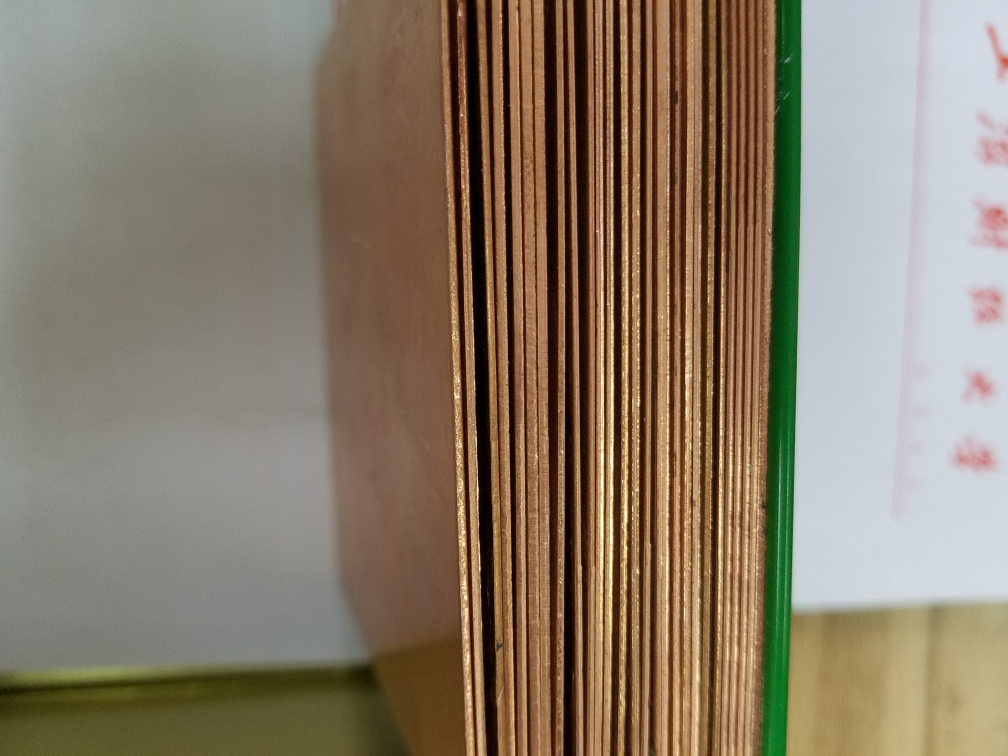
#> input picture img/sample/sample4.jpg, 4032 x 3024 px (shown at 1/4 size); its folder holds 5 pictures in this run
$ python intervalProblem.py   (older library calls are emulated)
#> lines starting #> are read from the running program, lines starting #| are printed output that depends on the picture
### stableMethod/utils.py
# 查看在我们铜片上的算法的表现


# 1 gamma 处理

# gamma
import numpy as np
import cv2
import matplotlib.pyplot as plt
from scipy.signal import argrelmax, argrelmin
from scipy.interpolate import UnivariateSpline

IMAGE_NEED = 3


# 定义Gamma矫正的函数
def gamma_trans(img, gamma):
    """
    :param img: 输入的图像
    :param gamma:  矫正图像所使用的gamma系数
    :return:  返回一张矫正好的图像
    """
    # 具体做法是先归一化到1，然后gamma作为指数值求出新的像素值再还原
    gamma_table = [np.power(x / 255.0, gamma) * 255.0 for x in range(256)]
    gamma_table = np.round(np.array(gamma_table)).astype(np.uint8)

    # 实现这个映射用的是OpenCV的查表函数
    return cv2.LUT(img, gamma_table)


# [450 lines left out: functions findSplit, getLocalWidth, searchEdge, showResult, derectionCorrect, getIntervalOfIron and 3 more, not called in this run]

### tesingMethod/xuan/intervalProblem.py
import cv2
import numpy as np
import os
import matplotlib.pyplot as plt
# import sys
# sys.path.append()

from stableMethod.utils import *


def getIntervalOfIron(cut,img_diff_abs,maxInterval = 100,bandWidth = 10):
    getCoords = np.argwhere(img_diff_abs > cut).ravel()
    start = 0
    end = 0
    startHis = 0
    endHis = 0
    for coords in range(getCoords.shape[0]-1):
        if getCoords[coords+1] - getCoords[coords] > maxInterval:
            # print(getCoords[coords+1],getCoords[coords])
            start = coords
            end = coords
        else:
            end = coords+1
        if getCoords[end] - getCoords[start] >= getCoords[endHis] - getCoords[startHis]:
            startHis = start +1
            endHis = end
    if img_diff_abs[(getCoords[startHis] - bandWidth): getCoords[startHis]].shape[0] != 0 and  img_diff_abs[getCoords[endHis] : (getCoords[endHis] + bandWidth ) ].shape[0] != 0 :
        s = getCoords[startHis] + np.argmin(img_diff_abs[(getCoords[startHis] - bandWidth) : getCoords[startHis]]) - bandWidth
        e = getCoords[endHis] + np.argmin(img_diff_abs[getCoords[endHis] : (getCoords[endHis] + bandWidth ) ])
        return (s,e)
    else:
        return (getCoords[startHis],getCoords[endHis])


def getSplitPoint(img_diff):
    img_diff_abs = np.abs(img_diff)

    above_half_range = img_diff_abs[img_diff_abs > 0.5 * img_diff_abs.max()]
    height = above_half_range[np.logical_and(above_half_range < np.percentile(above_half_range, 80),
                                             above_half_range > np.percentile(above_half_range, 20))].mean()

    ironRegion = []
    for alpha in np.logspace(1, 3, 10) / 1000:
        a, b = getIntervalOfIron(alpha * height, img_diff_abs)
        ironRegion.append(b - a)

    ironRegion = np.array(ironRegion)
    alpha = (np.logspace(1, 3, 10) / 1000)[np.argmin(np.diff(ironRegion)) + 1]
    a, b = getIntervalOfIron(alpha * height, img_diff_abs)

    return  a,b

def getImageSplitPoint(img,precision = 5):
    row = jpg.shape[0]
    cutPoint =(np.linspace(0,1,precision+2)*row).astype(int)[1:-1]
    start = []
    end = []
    for cut in cutPoint:
        img_diff = (np.diff(img_corrected[cut:(cut + 80), :].mean(0)))
        a, b = getSplitPoint(img_diff)
        start.append(a)
        end.append(b)
    return np.min(a),np.max(b)


if __name__ == "__main__":
    os.chdir(r"C:\Users\an\Documents\work\铜片\opencv快速入门\chapter01 图像调整\sample")
    jpg = cv2.imread("sample4.jpg",0)
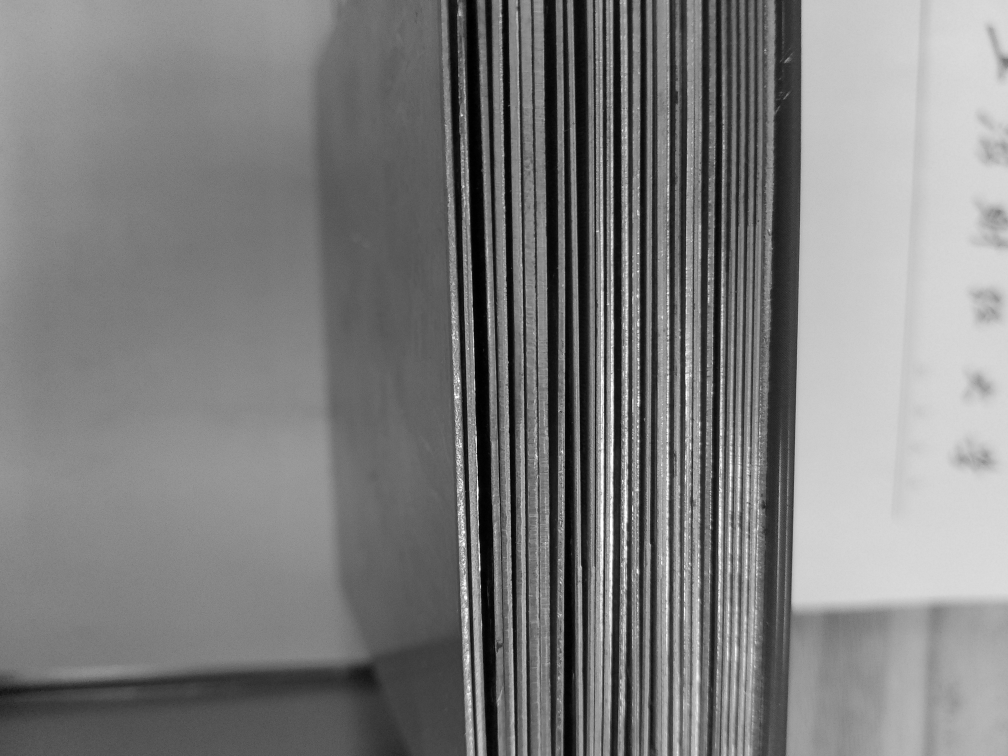
#> jpg: shape (3024, 4032) (shown at 1/4 size); min 0, max 255, mean 126.3

    # gamma 变换调整图像

    img_corrected = gamma_trans(jpg, 0.5)
#> in gamma_trans, `return cv2.LUT(img, gamma_table)`:
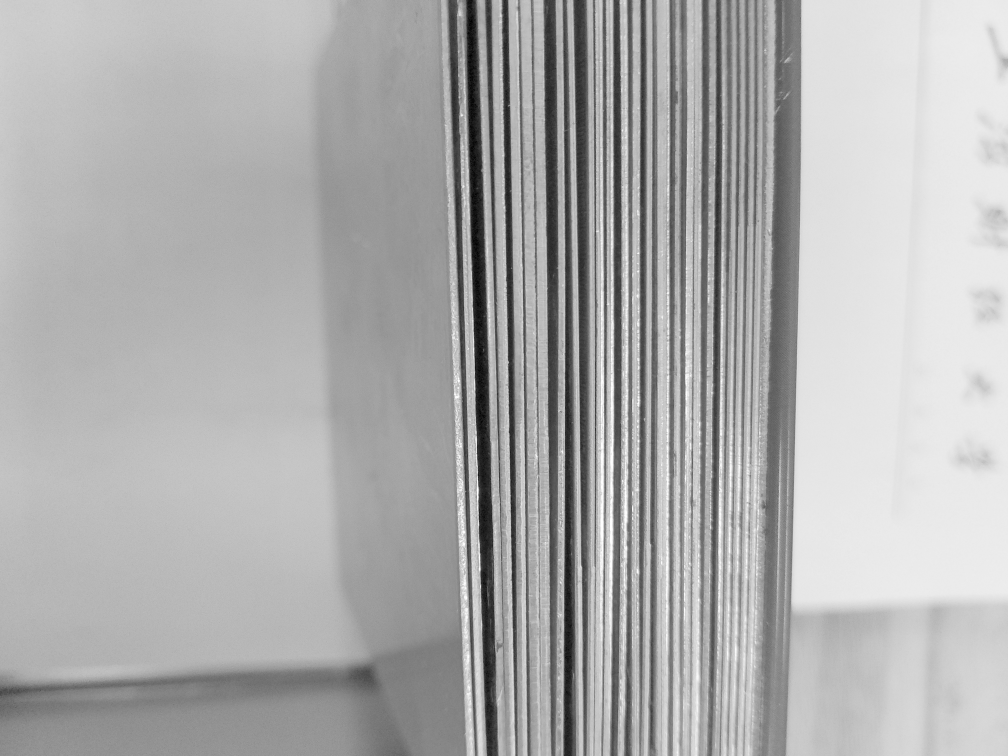
#> returned value: shape (3024, 4032) (shown at 1/4 size); min 0, max 255, mean 173.9


    start , end = getImageSplitPoint(img_corrected)
#> the loop in getImageSplitPoint, `for cut in cutPoint:` made 5 passes
#> (height in getSplitPoint, a, b) on passes 1 to 5: (26.75, 1738, 3218), (32.36, 1779, 3213), (42.71, 1792, 3200), (41.52, 1806, 3188), (35.99, 1835, 3413)
#> after the loop in getImageSplitPoint, `for cut in cutPoint:`: end = [3218, 3213, 3200, 3188, 3413]; start = [1738, 1779, 1792, 1806, 1835]
#> start = 1835; end = 3413
